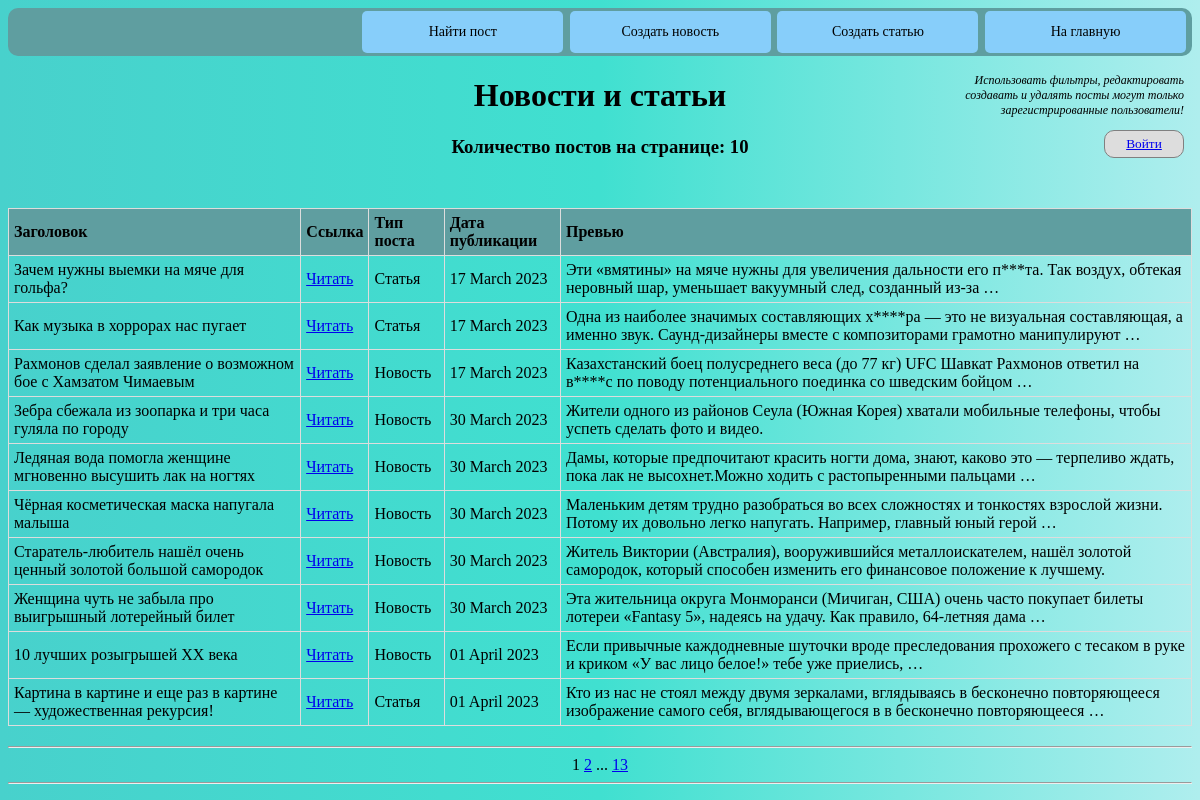
Page /news/ on the committed database.
### news_portal/models.py (models this page shows, shortened)
class Post(models.Model):
    article = 'ar'
    news = 'nw'
    SELECT = [
        (article, 'Статья'),
        (news, 'Новость')
    ]
    type_post = models.CharField(max_length=2, choices=SELECT)
    time_post = models.DateTimeField(auto_now_add=True)
    title = models.CharField(max_length=255, default='Заголовок', unique=True)
    text_post = models.TextField(default='текст статьи, новости')
    rating_post = models.IntegerField(default=0)
    author = models.ForeignKey(Author, on_delete=models.CASCADE)
    category = models.ManyToManyField('Category', through='PostCategory')

### news_portal/views.py (the view, shortened to what this page needs)
# urls.py: path('', PostList.as_view(), name='list'),
class PostList(ListView):
    model = Post
    ordering = 'time_post'
    template_name = 'news.html'
    context_object_name = 'posts'
    paginate_by = 10
    def get_queryset(self):  # создаем форму для поиска по модели Post
        queryset = super().get_queryset()
        self.filterset = PostFilter(self.request.GET, queryset)
        return self.filterset.qs
    def get_context_data(self, *, object_list=None, **kwargs):
        context = super().get_context_data(**kwargs)
        context['filterset'] = self.filterset  # помещаем форму в переменную
        if not self.request.user.is_staff:
            context['is_not_author'] = not self.request.user.groups.filter(name='authors').exists()
        return context

### news_portal/templatetags/custom_filters.py (called while the page is built)
@register.filter()
def filter_words(value):
    for i in range(len(bad_words)):
        if bad_words[i] in value:
            lo = bad_words[i].replace(bad_words[i][1:-1], '*' * len(bad_words[i][1:-1]))
            text = value.replace(bad_words[i], lo)
            ti = bad_words[i].title().replace(bad_words[i].title()[1:-1], '*' * len(bad_words[i].title()[1:-1]))
            text = text.replace(bad_words[i].title(), ti)
            up = bad_words[i].upper().replace(bad_words[i].upper()[1:-1], '*' * len(bad_words[i].upper()[1:-1]))
            text = text.replace(bad_words[i].upper(), up)
            value = text
    return value

### news_portal/templatetags/custom_tags.py (called while the page is built)
@register.simple_tag(takes_context=True)
def url_replace(context, **kwargs):
    d = context['request'].GET.copy()
    for k, v in kwargs.items():
        d[k] = v
        return d.urlencode()

### templates/news.html (shortened to what this page needs)
{% extends 'flatpages/default.html' %}
{% load custom_filters %}
{% load custom_tags %}
{% block content %}
    {% load cache %}
        {% cache 60 navigation_list %}
            <div class="header header_link">
                <ul>
                    <li><a href="{% url 'search' %}">Найти пост</a></li>
                    <li><a href="{% url 'create_news' %}">Создать новость</a></li>
                    <li><a href="{% url 'create_article' %}">Создать статью</a></li>
                    <li><a href="{% url 'list' %}">На главную</a></li>
                </ul>
            </div>
        {% endcache %}
    <div class="info_user_div">
        {% if request.user.is_authenticated %}
            <p>Пользователь: <b>{{ request.user.username }}</b></p>
            <p>Email: <b>{{ request.user.email }}</b></p>
            <button class="button_reg"><a href="{% url 'logout' %}">Выйти</a></button>
                {% if is_not_author %}
                    <button class="button_author"><a href="{% url 'upgrade_user' %}">Стать автором</a></button>
                    <p class="author_note"><i>Только <b>автор</b> имеет возможность <br>
                        создавать и редактировать посты!</i></p>
                {% endif %}
        {% else %}
            <p><i>Использовать фильтры, редактировать<br> создавать и удалять посты
                могут только<br> зарегистрированные пользователи!</i></p>
            <button class="button_reg"><a href="{% url 'login' %}">Войти</a></button>
        {% endif %}
    </div>
    <h1>Новости и статьи</h1>
    <h3>Количество постов на странице: {{posts|length}}</h3>
    {% if posts %}
        <table class="table list">
            <tr>
                <th>Заголовок</th>
                <th>Ссылка</th>
                <th>Тип поста</th>
                <th>Дата публикации</th>
                <th>Превью</th>
            </tr>
            {% for post in posts %}
            <tr class="list">
                <td>{{ post.title }}</td>
                <td><a href="{% url 'detail' pk=post.pk %}">Читать</a></td>
                <td>{{ post.get_type_post_display }}</td>
                <td>{{ post.time_post|date:'d F Y' }}</td>
                <td>{{ post.text_post|truncatewords:20|filter_words }}</td>
            </tr>
            {% endfor %}
        </table>
        <hr>
    {% else %}
        <h3>Нет новостей!!!</h3>
    {% endif %}
    {{ page_obj.number }}
    {% if page_obj.has_next %}
        <a href="?{% url_replace page=page_obj.next_page_number %}">{{ page_obj.next_page_number }}</a>
            {% if paginator.num_pages != page_obj.next_page_number %}
                ...
                <a href="?{% url_replace page=page_obj.paginator.num_pages %}">{{ page_obj.paginator.num_pages }}</a>
            {% endif %}
    {% endif %}
<hr>
{% endblock content %}

### templates/flatpages/default.html (shortened to what this page needs)
<!DOCTYPE html>
<html lang="en">
<head>
    {% load static %}
    <link href="{% static 'css/style.css' %}" rel="stylesheet"/>
</head>
<body>
    <div class="content">
      {% block content %} {% endblock content %}
    </div>
</body>
</html>

### web_style/static/css/style.css (style rules this page uses)
body { background: linear-gradient( to right, #48D1CC, #40E0D0, #AFEEEE ) }
.content { text-align: center; }
.header { background-color: #5F9EA0; padding: 1px; border-radius: 10px; text-align: right; }
.header_link ul { padding: 0; width: 100%; margin-bottom: 2px; margin-top: 2px; }
.header_link li { display: inline; margin-right: 5px; margin-left: -1.2%; }
.header_link a { outline: none; text-decoration: none; display: inline-block; width: 17%; margin-right: 1%; text-align: center; line-height: 3; color: black; border-radius: 5px; font-size: 14px; }
.header_link li:last-child a { margin-right: 0; }
.header_link a:link, a:visited, a:focus { background: lightskyblue; }
.list { text-align: left; }
.table { width: 100%; margin-bottom: 20px; border: 1px solid #dddddd; border-collapse: collapse; margin-top: 50px; }
.table th { font-weight: bold; padding: 5px; background: #5F9EA0; border: 1px solid #dddddd; }
.table td { border: 1px solid #dddddd; padding: 5px; }
.info_user_div { text-align: right; font-size: 12px; width: 98%; text-align: right; border: solid 0px gray; border-radius: 5px; position: absolute; margin-top: 5px; }
.button_reg { background: #dddddd; padding: 5px; border: solid 1px gray; border-radius: 10px; width: 80px; font-family: Cambria; }

### rows in the picture
Post: title "Зачем нужны выемки на мяче для гольфа?", type_post "Статья", time_post "17 March 2023", text_post|filter_words "Эти «вмятины» на мяче нужны для увеличения дальности его п***та. Так воздух, обтекая неровный шар, уменьшает вакуумный след, созданный из-за …"
Post: title "Как музыка в хоррорах нас пугает", type_post "Статья", time_post "17 March 2023", text_post|filter_words "Одна из наиболее значимых составляющих х****ра — это не визуальная составляющая, а именно звук. Саунд-дизайнеры вместе с композиторами грамотно манипулируют …"
Post: title "Рахмонов сделал заявление о возможном бое с Хамзатом Чимаевым", type_post "Новость", time_post "17 March 2023", text_post|filter_words "Казахстанский боец полусреднего веса (до 77 кг) UFC Шавкат Рахмонов ответил на в****с по поводу потенциального поединка со шведским бойцом …"
Post: title "Зебра сбежала из зоопарка и три часа гуляла по городу", type_post "Новость", time_post "30 March 2023", text_post|filter_words "Жители одного из районов Сеула (Южная Корея) хватали мобильные телефоны, чтобы успеть сделать фото и видео."
Post: title "Ледяная вода помогла женщине мгновенно высушить лак на ногтях", type_post "Новость", time_post "30 March 2023", text_post|filter_words "Дамы, которые предпочитают красить ногти дома, знают, каково это — терпеливо ждать, пока лак не высохнет.Можно ходить с растопыренными пальцами …"
Post: title "Чёрная косметическая маска напугала малыша", type_post "Новость", time_post "30 March 2023", text_post|filter_words "Маленьким детям трудно разобраться во всех сложностях и тонкостях взрослой жизни. Потому их довольно легко напугать. Например, главный юный герой …"
Post: title "Старатель-любитель нашёл очень ценный золотой большой самородок", type_post "Новость", time_post "30 March 2023", text_post|filter_words "Житель Виктории (Австралия), вооружившийся металлоискателем, нашёл золотой самородок, который способен изменить его финансовое положение к лучшему."
Post: title "Женщина чуть не забыла про выигрышный лотерейный билет", type_post "Новость", time_post "30 March 2023", text_post|filter_words "Эта жительница округа Монморанси (Мичиган, США) очень часто покупает билеты лотереи «Fantasy 5», надеясь на удачу. Как правило, 64-летняя дама …"
Post: title "10 лучших розыгрышей XX века", type_post "Новость", time_post "01 April 2023", text_post|filter_words "Если привычные каждодневные шуточки вроде преследования прохожего с тесаком в руке и криком «У вас лицо белое!» тебе уже приелись, …"
Post: title "Картина в картине и еще раз в картине — художественная рекурсия!", type_post "Статья", time_post "01 April 2023", text_post|filter_words "Кто из нас не стоял между двумя зеркалами, вглядываясь в бесконечно повторяющееся изображение самого себя, вглядывающегося в в бесконечно повторяющееся …"

### other values in the picture
{{ posts|length }} "10"
{{ page_obj.number }} "1"
{{ page_obj.next_page_number }} "2"
{{ page_obj.paginator.num_pages }} "13"
